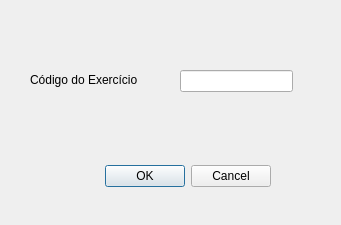
<?xml version="1.0" encoding="UTF-8"?>
<ui version="4.0">
 <class>atualizarExercicio</class>
 <widget class="QDialog" name="atualizarExercicio">
  <property name="geometry">
   <rect>
    <x>0</x>
    <y>0</y>
    <width>341</width>
    <height>225</height>
   </rect>
  </property>
  <property name="windowTitle">
   <string>Dialog</string>
  </property>
  <widget class="QDialogButtonBox" name="buttonBox">
   <property name="geometry">
    <rect>
     <x>30</x>
     <y>160</y>
     <width>241</width>
     <height>32</height>
    </rect>
   </property>
   <property name="orientation">
    <enum>Qt::Horizontal</enum>
   </property>
   <property name="standardButtons">
    <set>QDialogButtonBox::Cancel|QDialogButtonBox::Ok</set>
   </property>
  </widget>
  <widget class="QLineEdit" name="lineEdit">
   <property name="geometry">
    <rect>
     <x>180</x>
     <y>70</y>
     <width>113</width>
     <height>22</height>
    </rect>
   </property>
  </widget>
  <widget class="QLabel" name="label">
   <property name="geometry">
    <rect>
     <x>30</x>
     <y>70</y>
     <width>141</width>
     <height>20</height>
    </rect>
   </property>
   <property name="text">
    <string>Código do Exercício</string>
   </property>
  </widget>
 </widget>
 <resources/>
 <connections>
  <connection>
   <sender>buttonBox</sender>
   <signal>accepted()</signal>
   <receiver>atualizarExercicio</receiver>
   <slot>accept()</slot>
   <hints>
    <hint type="sourcelabel">
     <x>248</x>
     <y>254</y>
    </hint>
    <hint type="destinationlabel">
     <x>157</x>
     <y>274</y>
    </hint>
   </hints>
  </connection>
  <connection>
   <sender>buttonBox</sender>
   <signal>rejected()</signal>
   <receiver>atualizarExercicio</receiver>
   <slot>reject()</slot>
   <hints>
    <hint type="sourcelabel">
     <x>316</x>
     <y>260</y>
    </hint>
    <hint type="destinationlabel">
     <x>286</x>
     <y>274</y>
    </hint>
   </hints>
  </connection>
 </connections>
</ui>
